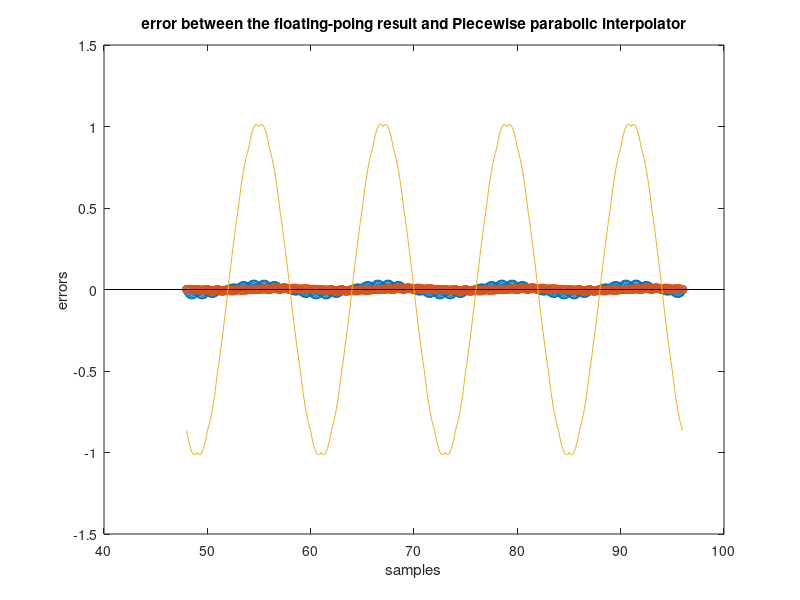

Here is the MATLAB script that generated this plot:
%% Procedure3

fi = 5;
Ts = 1; 

% floating-point results 
floating_x3 = zeros (1, 385);

for i = 1:385 % 48~96
    floating_x3(1,i) = cos(2*pi*((i+383)*Ts/(96*Ts) + fi/12));
end

% sampled inputs
x3 = zeros(1,52);
mm = linspace(48,96,49);
linear_mm = linspace(48,96,385);

u =0;
u_step = 1/8;

for i = 1:52 % 47 ~ 98
    x3(1,i)=cos(2*pi*((i+46)*Ts/(12*Ts) + fi/12));
end

% declare error matrix
error_linear = zeros(1,385);
error_second = zeros(1,385);
error_piecewise = zeros(1,385);

%% linear interporter

linear_x3 = zeros(1,385);

u = 0;

for i =9:393
    m = floor((i-1)/8)+1;
    linear_x3(1,i-8) = u*x3(m+1) + (1-u)*x3(m);
    if (u>(6/8))
        u = 0;
    else 
        u = u+u_step;
    end
end

error_linear = floating_x3 - linear_x3; 

% stem (linear_mm,linear_x3);
% subplot(211),plot(mm,x3(2:50));
% subplot(212),plot(linear_mm, floating_x3);
stem (linear_mm ,error_linear);
title('error between the floating-poing result and linear interpolator')
xlabel('samples'),ylabel('errors')
hold on

%% Second order

Second_order_x3 = zeros(1,385);
Second_order_mm = linspace(48,96,385);

u = 0;

for i = 9:393
    C0 = ((1-u)*(2-u))/2;
    C_1 = u*(2-u);
    C_2 = -u*(1-u)/2;
    m = floor((i-1)/8)+1;
    Second_order_x3(1,i-8) = C0*x3(1,m) + C_1*x3(1,m+1) + C_2*x3(1,m+2);
    if (u>(6/8))
        u = 0;
    else 
        u = u+u_step;
    end
end

error_second = floating_x3 - Second_order_x3; 


% stem (Second_order_mm,Second_order_x3)
stem(Second_order_mm, error_second);
title('error between the floating-poing result and Second order interpolator')
xlabel('samples'),ylabel('errors')
hold on

%% Piecewise parabolic interpolator 

Piecewise_parabolic_x3 = zeros(1,385);
Piecewise_parabolic_mm3 = linspace(48,96,385);

% impluse = [ 0 0 0 1 0 0 0 0 ];
u = 0;
a = 0.5;

for i = 9:393
    C_1 = -a*u + a*u*u;
    C_0 = 1 + (a-1)*u - a*u*u;
    C_11 = (a+1)*u - a*u*u;
    C_12 = -a*u + a*u*u;
    m = floor((i-1)/8)+1;
    Piecewise_parabolic_x3(1,i-8) = C_1*x3(1,m-1) + C_0*x3(1,m) ...
                                  + C_11*x3(1,m+1) + C_12*x3(m+2);
    if (u>(6/8))
        u = 0;
    else 
        u = u+u_step;
    end
end

error_piecewise = floating_x3 - Piecewise_parabolic_x3; 

% stem (Piecewise_parabolic_mm3,Piecewise_parabolic_x3)
plot(Piecewise_parabolic_mm3, Piecewise_parabolic_x3); %error_piecewise);
title('error between the floating-poing result and Piecewise parabolic interpolator')
xlabel('samples'),ylabel('errors')
hold on